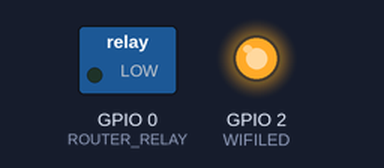
Bench run of a sketch on a simulated ESP8266 (NodeMCU). Parts: switched loads named in the sketch (green lamp = pin HIGH), output pins drawn as LEDs (lit = HIGH). WiFi joins after 1.5 s; servers stay silent unless stated; uploads are accepted with an empty reply; what the sketch prints to the serial monitor is not drawn.

Above: at 0.7 s.
At 2.2 s:
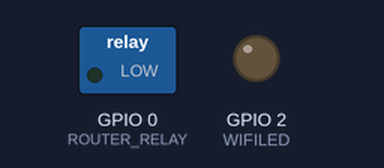
Timing chart, 0 to 3.7 s (numbered marks = the images above):
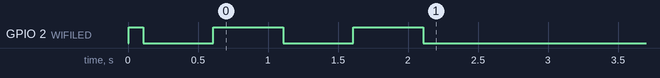

The sketch:

resetternet.ino
```cpp
/*
 * ResetterNET 1.0
 * a router/access point resetter
 * by Giovanni Bernardo (CyB3rn0id)
 * http://www.settorezero.com
 *
 *
 * some ideas taken from internet alarm by @3zuli
 * found on (https://www.instructables.com/id/ESP8266-Internet-Alarm/)
 */

#include <ESP8266WiFi.h>

// WiFi settings
const char* ssid = "[YOUR-SSID]";
const char* password = "[YOUR-PASSPHRASE]";
// IP address to be assigned to ResetterNET
IPAddress deviceIP(192, 168, 1, 177);
// IP Address of your WiFi Router (Gateway)
// please note that some router has different IP, such as 192.168.0.1
// so if you don't get host connection, probably you've not entered correctly this parameter!
IPAddress gateway(192, 168, 1, 1);
// subnet mask
IPAddress subnet(255, 255, 255, 0);
// host to ping for detecting internet connection
// httpbin.org is a simple HTTP Request & Response Service
const char* host = "httpbin.org";

// wifi led: used to monitor/debug the wifi connection
// OFF: no connection
// ON: connected
// BLINK: trying to connect
// this led on both NodeMCU ad ESP-01 module is already connected to GPIO2 and is active LOW
// GPIO2 is normally tied High by led+resistor
// GPIO2 is D4 on NodeMCU devkit
#define WIFILED       2 // D4 on NodeMCU
#define WIFILED_ON  LOW // led turns on with a low level on the pin
#define WIFILED_OFF HIGH

// relay used to turn on/off the router
// is better connect router power to NC contact of the relay, so less power is consumed during normal operations
// if you follow my schematic using the BS170 for driving the relay, when you put LOW the GPIO relay will turn on
// and then, power will be detached from the router/access point.
// relay is connected to GPIO0. This GPIO is used to put in flash mode the ESP8266 at startup,
// so normally is tied high by 12K resistor
// GPIO0 is D3 on NodeMCU devkit
#define ROUTER_RELAY        0 // D5 on NodeMCU
#define ROUTER_OFF   HIGH // router will turn off with an high level on the GPIO
#define ROUTER_ON    LOW

#define RETRIES_WIFI 600  // WiFi re-connection retries after a no-connection, at 500mS reconnection rate is 5 minutes
#define RETRIES_HOST 4    // Host ping retries after a "no internet connection" is sure

// routine for WiFi connecting
void WiFi_connect(void)
  {
  static uint16_t retries_wifi_count=0; //re-connection retries counter
  static bool wifiLedStatus=true; // used for flashing the led during connection
  digitalWrite(WIFILED,WIFILED_OFF); // turn off the wifi led
  Serial.print("Connecting to ");
  Serial.println(ssid);

  WiFi.config(deviceIP, subnet, gateway);
  WiFi.begin(ssid, password);
  WiFi.mode(WIFI_STA);

  wl_status_t wifiStatus = WL_IDLE_STATUS;
  wl_status_t lastWifiStatus=wifiStatus;

  while (wifiStatus != WL_CONNECTED)
    {
    wifiStatus = WiFi.status();
    // printing actual status only once until it not changed
    if (wifiStatus!=lastWifiStatus)
      {
      lastWifiStatus=wifiStatus;
      retries_wifi_count=0; // reset retries counter every different status
      Serial.println();
      switch(wifiStatus)
        {
        // Printing the error status, aids to debugging
        case WL_NO_SSID_AVAIL:
          Serial.println("SSID not available");
          break;
        case WL_CONNECT_FAILED:
          Serial.println("Connection failed");
          break;
        case WL_CONNECTION_LOST:
          Serial.println("Connection lost");
          break;
        case WL_DISCONNECTED:
          Serial.println("WiFi disconnected");
          break;
        }  // \switch
       } // \last status != actual status
    wifiLedStatus^=1; // invert led status
    digitalWrite(WIFILED,wifiLedStatus); // wifi led flashing during access
    Serial.print('.');
    retries_wifi_count++;
    if (retries_wifi_count==RETRIES_WIFI)
      {
      // too many retries with same connection status: something is gone wrong
      Serial.println("Too many retries");
      retries_wifi_count=0;
      routerReset();
      }
    delay(500);
    } // \not connected

  digitalWrite(WIFILED,WIFILED_ON); // connected: wifi led on
  Serial.println();
  Serial.println("Connected!");
  Serial.print("IP address: ");
  Serial.println(WiFi.localIP());
  }

// routine for router reset
void routerReset(void)
  {
  digitalWrite(WIFILED,WIFILED_OFF); // turn off the wifi led
  Serial.println("Resetting the router, please wait");
  digitalWrite(ROUTER_RELAY,ROUTER_OFF);
  delay(5000); // allow router capacitors discharging
  digitalWrite(ROUTER_RELAY,ROUTER_ON);
  // allow WiFi to turn on in 20 seconds, increase this value if your
  // router/access point get more time to set wifi availability
  delay(20000);
  }

void setup()
  {
  Serial.begin(115200);
  pinMode(ROUTER_RELAY,OUTPUT);
  pinMode(WIFILED,OUTPUT);
  delay(5);
  digitalWrite(WIFILED,WIFILED_OFF);
  digitalWrite(ROUTER_RELAY,ROUTER_ON);
  delay(100);
  WiFi_connect();
  }


void loop()
  {
  static uint8_t retries_host_count=0;
  static uint16_t delay_ping=10000;

  // check host response/connection every 10 or 5 seconds
  delay(delay_ping);

  wl_status_t wifiStatus = WiFi.status();
  if(wifiStatus != WL_CONNECTED)
    {
    // in case of No WiFi connection I must NOT restart the router but try to connect to Wifi
    // I must restart the router/ap only in the case of no response from internet
    retries_host_count=0;
    delay_ping=10000;
    Serial.println("No WiFi connection");
    WiFi_connect();
    }
  else
    {
    // wifi connection Ok does not mean that there is internet connection!
    Serial.println("Wifi connection OK!");
    }

  // Now I'll check the internet connection
  Serial.print("Pinging host: ");
  Serial.println(host);

  WiFiClient client;
  if (!client.connect(host, 80))
      {
      // Maybe no internet connection?
      retries_host_count++;
      Serial.print("Host does not respond - ");
      Serial.println(retries_host_count);
      delay_ping=5000;
      // too many tries: reset the router
      if (retries_host_count==RETRIES_HOST)
        {
        retries_host_count=0;
        delay_ping=10000;
        Serial.println("No internet connection");
        Serial.println("Resetting router. Please wait");
        routerReset();
        }
      }
  else // connection to host is ok
    {
    Serial.println("Host responds. Internet Ok");
    retries_host_count=0;
    delay_ping=10000;
    // Request URI to host
    String url = "/get";
    client.print(String("GET ") + url + " HTTP/1.1\r\n" + "Host: " + host + "\r\n" + "Connection: close\r\n\r\n");
    delay(10);
    // reading response
    while(client.available())
      {
      String line = client.readStringUntil('\r');
      //Serial.println(line);
      }
    }
}
```
